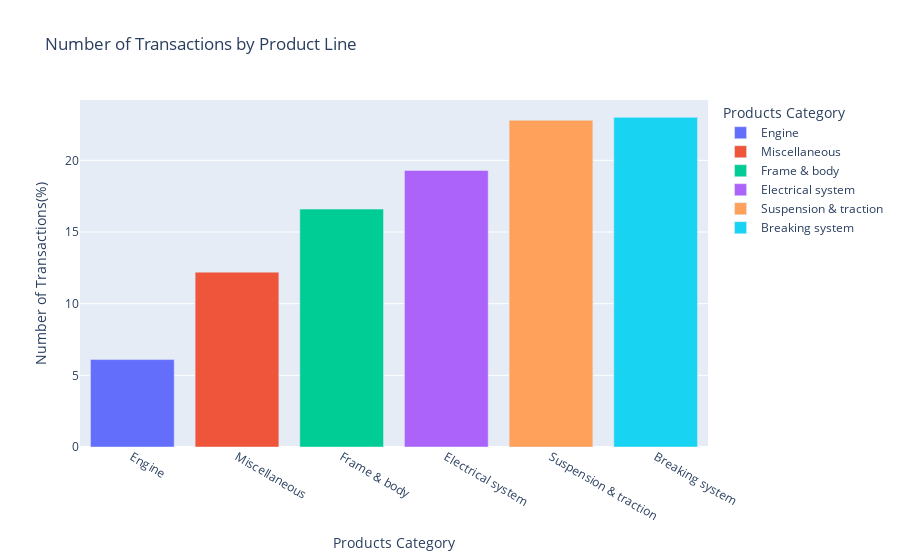

Write notebook code for a chart like this one.
### Markdown cell above
### Product Line with most Number of Transactions

### Code cell
import plotly.express as px

# Plot the DataFrame
Top_10_purchased_item = px.bar(sales.groupby('product_line').count().reset_index().
                        assign(percentage=lambda x: (x['date'] / x['date'].sum()) * 100).
                        loc[:,["product_line","percentage"]].sort_values(by="percentage").reset_index(drop=True),
                        color="product_line", x='product_line', y='percentage', title='Number of Transactions by Product Line', 
                        labels={'product_line': 'Products Category','percentage': 'Number of Transactions(%)'})

# Sort the bars from lowest to highest
Top_10_purchased_item.show()

### Figure 1 — Plotly figure (JSON) as saved in the notebook; plotly's stock layout.template omitted (floating-point values rounded to 4 significant figures)
{"data": [{"alignmentgroup": "True", "hovertemplate": "Products Category=%{x}<br>Number of Transactions(%)=%{y}<extra></extra>", "legendgroup": "Engine", "marker": {"color": "#636efa", "pattern": {"shape": ""}}, "name": "Engine", "offsetgroup": "Engine", "orientation": "v", "showlegend": true, "textposition": "auto", "type": "bar", "x": ["Engine"], "xaxis": "x", "y": [6.1], "yaxis": "y"}, {"alignmentgroup": "True", "hovertemplate": "Products Category=%{x}<br>Number of Transactions(%)=%{y}<extra></extra>", "legendgroup": "Miscellaneous", "marker": {"color": "#EF553B", "pattern": {"shape": ""}}, "name": "Miscellaneous", "offsetgroup": "Miscellaneous", "orientation": "v", "showlegend": true, "textposition": "auto", "type": "bar", "x": ["Miscellaneous"], "xaxis": "x", "y": [12.2], "yaxis": "y"}, {"alignmentgroup": "True", "hovertemplate": "Products Category=%{x}<br>Number of Transactions(%)=%{y}<extra></extra>", "legendgroup": "Frame & body", "marker": {"color": "#00cc96", "pattern": {"shape": ""}}, "name": "Frame & body", "offsetgroup": "Frame & body", "orientation": "v", "showlegend": true, "textposition": "auto", "type": "bar", "x": ["Frame & body"], "xaxis": "x", "y": [16.6], "yaxis": "y"}, {"alignmentgroup": "True", "hovertemplate": "Products Category=%{x}<br>Number of Transactions(%)=%{y}<extra></extra>", "legendgroup": "Electrical system", "marker": {"color": "#ab63fa", "pattern": {"shape": ""}}, "name": "Electrical system", "offsetgroup": "Electrical system", "orientation": "v", "showlegend": true, "textposition": "auto", "type": "bar", "x": ["Electrical system"], "xaxis": "x", "y": [19.3], "yaxis": "y"}, {"alignmentgroup": "True", "hovertemplate": "Products Category=%{x}<br>Number of Transactions(%)=%{y}<extra></extra>", "legendgroup": "Suspension & traction", "marker": {"color": "#FFA15A", "pattern": {"shape": ""}}, "name": "Suspension & traction", "offsetgroup": "Suspension & traction", "orientation": "v", "showlegend": true, "textposition": "auto", "type": "bar", "x": ["Suspension & traction"], "xaxis": "x", "y": [22.8], "yaxis": "y"}, {"alignmentgroup": "True", "hovertemplate": "Products Category=%{x}<br>Number of Transactions(%)=%{y}<extra></extra>", "legendgroup": "Breaking system", "marker": {"color": "#19d3f3", "pattern": {"shape": ""}}, "name": "Breaking system", "offsetgroup": "Breaking system", "orientation": "v", "showlegend": true, "textposition": "auto", "type": "bar", "x": ["Breaking system"], "xaxis": "x", "y": [23], "yaxis": "y"}], "layout": {"barmode": "relative", "legend": {"title": {"text": "Products Category"}, "tracegroupgap": 0}, "title": {"text": "Number of Transactions by Product Line"}, "xaxis": {"anchor": "y", "categoryarray": ["Engine", "Miscellaneous", "Frame & body", "Electrical system", "Suspension & traction", "Breaking system"], "categoryorder": "array", "domain": [0, 1], "title": {"text": "Products Category"}}, "yaxis": {"anchor": "x", "domain": [0, 1], "title": {"text": "Number of Transactions(%)"}}}}
